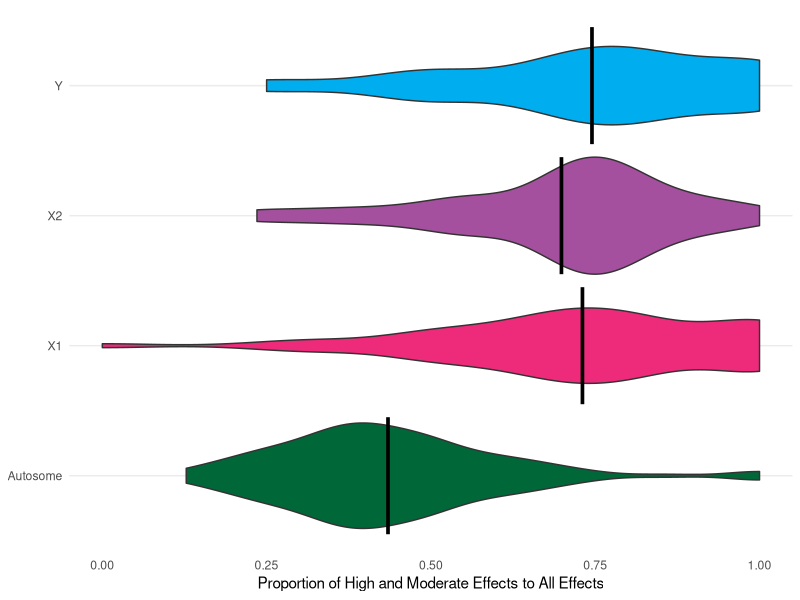
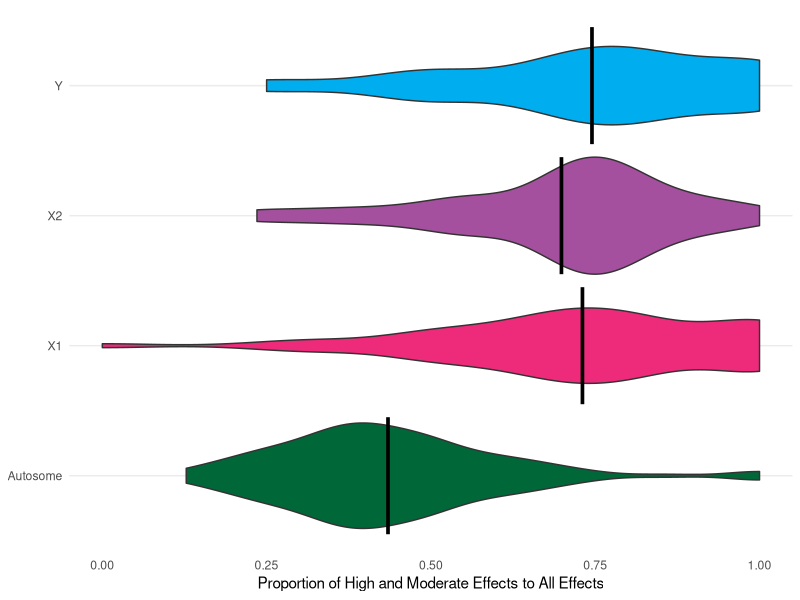

R code for these plots, in order:
library(tidyverse)

# get high effects in 1mb windows
mb_high <-read.delim("1mb_high.txt", sep = "\t", header = FALSE) 

# get moderate effects in 1mb windows
mb_moderate <-read.delim("1mb_moderate.txt", sep = "\t", header = FALSE) 

# get low effects in 1mb windows
mb_low <-read.delim("1mb_low.txt", sep = "\t", header = FALSE) 


# add column names
colnames(mb_high)<-c("Scaffold", "start", "end", "count_high")            
colnames(mb_moderate)<-c("Scaffold", "start", "end", "count_moderate")

colnames(mb_low)<-c("Scaffold", "start", "end", "count_low")      

# join together data
join_1 <- left_join(mb_high,mb_moderate, by=c("start","end","Scaffold"))

join_2  <- left_join(join_1, mb_low, by=c("start","end","Scaffold"))

final_df <- join_2 %>%
  mutate(denominator = count_high + count_low + count_moderate) %>%
  mutate(numerator = count_high + count_moderate) %>%
  mutate(proportion = numerator / denominator)
  

## filter regions with no genes in them

AnoDis_gene_1mb <-read.delim("gene_density_1mb.txt", sep = "\t", header = FALSE) 

colnames(AnoDis_gene_1mb)<-c("Scaffold", "start", "end", "bp_count")                        

zeroes <-AnoDis_gene_1mb %>%
  filter(bp_count==0) %>%
  select(start, end, bp_count, Scaffold)

# Get cumulative count dataframe, which says how big each scaffold is
cumulative_count  <- AnoDis_gene_1mb %>% 
  group_by(Scaffold) %>% 
  summarise(maxbp= max(start)) %>% 
  mutate(bp_add = lag(cumsum(as.numeric(maxbp)), default = 0)) %>% 
  select(Scaffold, bp_add)

# add cumulative count dataframe to gene dataframe
AnoDis_gene_1mb <- AnoDis_gene_1mb %>% 
  inner_join(cumulative_count, by = "Scaffold") %>% 
  mutate(bp_cum = end + bp_add)


# then an anti join so we are only plotting the windows in which there ARE genes - because it will add unnecessary zeroes if we plot snpeff in ALL windows, including those with genes
no_zeroes_df <- anti_join(final_df, zeroes, by=c("start","end","Scaffold"))

## prepare to plot

# set axis for this graph
axis_set_1mb <- AnoDis_gene_1mb %>% 
  group_by(Scaffold) %>% 
  summarize(center = mean(bp_cum))

## Violin Plots SNPEFF ####

# add chromosome types
no_zeroes_df$chr_type <- "Autosome"
no_zeroes_df[no_zeroes_df$Scaffold %in% c("8"),]$chr_type <- "X1"
no_zeroes_df[no_zeroes_df$Scaffold %in% c("12"),]$chr_type <- "X2"
no_zeroes_df[no_zeroes_df$Scaffold %in% c("13","16"),]$chr_type <- "Y"


colors <- c("#EE2A7B","#006838","#A4509F","#00AEEF")

no_zeroes_df_filtered <- no_zeroes_df %>%
  filter(Scaffold %in% c(8,9,10,11,12,13,16))

proportion_violin <- ggplot(no_zeroes_df_filtered,aes(x=proportion,y=as_factor(chr_type),fill=as_factor(chr_type))) +
  geom_violin() +
  stat_summary(fun="mean",geom="crossbar",color="black") +
  scale_fill_manual(values=colors) +
  theme_minimal() +
  labs(x="Proportion of High and Moderate Effects to All Effects",y=NULL) +
  scale_y_discrete(limits=c("Autosome","X1","X2","Y")) +
  theme( 
    legend.position = "none",
    panel.grid.major.x = element_blank(),
    panel.grid.minor.x = element_blank(),
  )

proportion_violin


ggsave("proportion_violin.pdf",proportion_violin, width=5, height=3)


## Filtering for statistics

snp_eff_autosome_prop <- filter(no_zeroes_df_filtered, chr_type=="Autosome") %>%
  select(proportion)

snp_eff_x1_prop <- filter(no_zeroes_df_filtered, chr_type=="X1") %>%
  select(proportion)

snp_eff_x2_prop <- filter(no_zeroes_df_filtered, chr_type=="X2") %>%
  select(proportion)

snp_eff_y_prop <- filter(no_zeroes_df_filtered, chr_type=="Y") %>%
  select(proportion)


## Tests

# X1 has a higher proportion of effects than autosomes does
wilcox.test(snp_eff_x1_prop$proportion,snp_eff_autosome_prop$proportion, "greater")

#X2 has a higher proportion of effects than autosomes does
wilcox.test(snp_eff_x2_prop$proportion,snp_eff_autosome_prop$proportion, "greater")

# Y also has higher proportion of effects than autosomes does
wilcox.test(snp_eff_y_prop$proportion,snp_eff_autosome_prop$proportion, "greater")


